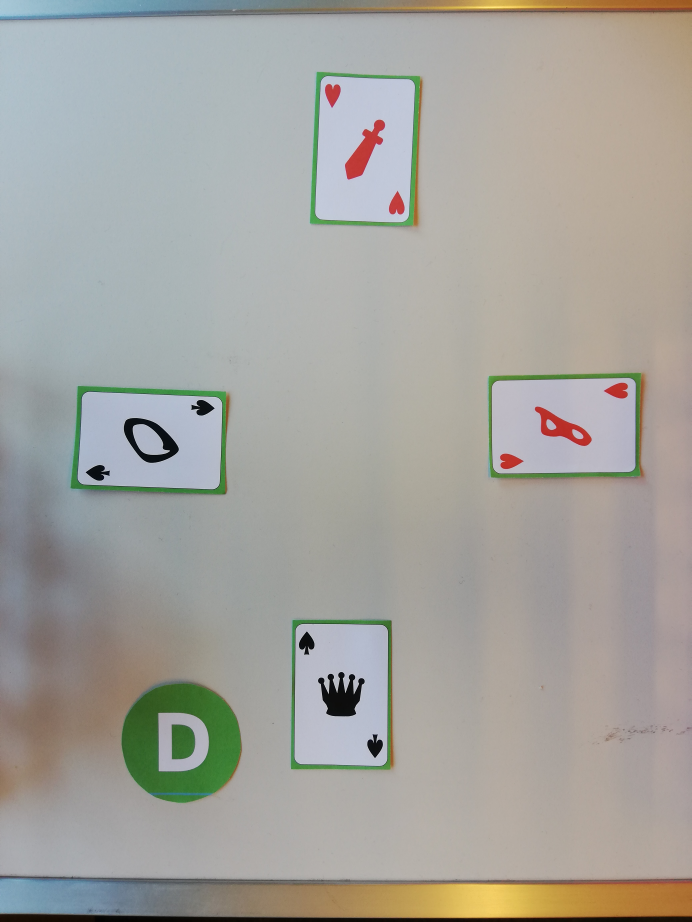
#> input picture train_games/game1/1.jpg, 3456 x 4608 px (shown at 1/5 size); its folder holds 3 pictures in this run
$ jupyter execute --allow-errors projetV2.ipynb   (shell and % lines are left out)
#> lines starting #> are read from the running program, lines starting #| are printed output that depends on the picture; after the words box and inside, x2 and y2 are one past the last pixel; in counts of white or black regions, pixels touching at a corner belong together
# IAPR - Game cards project - Group 31

**Victor Dramé**     : 270624 <br>
**Nicolas Feppon**   : 249799 <br>
**Nicolas Martinod** : 262266 <br>

---
## 0. Introduction

An anonymous researcher that we will name Lann Yecun is convinced that the MNIST dataset still has great potential. He decides to create a playing card game based on MNIST digits and different figures. The game uses a standard 52 card deck which is composed of four French suits/colours: clubs (&#9827;), diamonds (&#9830;), hearts (&#9829;) and spades (&#9824;). Each suit includes 10 digit cards (from 0 to 9) and 3 figures (Jack-J, Queen-Q, and King-K). Here is an example of the 13 spade cards with their name.

We can find the same arrangement of cards for the clubs, diamonds, and hearts.

## 1. Rules

### 1.1 Standard

The rules are based on the simple battle card game. The goal of the game is to win as many points as possible. Each turn, the 4 players play a card in front of them. As displayed in the example below. The rules are the following:

- The cards are ranked in the following order : **0 < 1 < 2 < 3 < 4 < 5 < 6 < 7 < 8 < 9 < J < Q < K**.
- The player with the highest-ranked card wins the round and obtains **1 point**.
- If the highest-ranked card is the same for multiple players we call it a draw and all winners get **1 points**.
- In this configuration, we **do not** take into account the suits. The game only rely on the card ranks.
- The game lasts 13 rounds. After the last round, the winner is the player that has the largest number of points.
- In the example below Player 1 wins the round with his Queen ( 0 < 8 < J < **Q**).

If two or more players have the same number of points they share the victory.

### 1.2 Advanced

The advanced rules take into account the suits.

- At the beginning of **each round** a random player is designated as the **dealer**. The dealer places a green token with the letter *D* next to him (player 1 in the example below).
- Only the cards that belong to the same suit as the one of the dealer are considered valid. In the example below, only Player 4 is competing with Player 1 as spade was selected by the dealer (e.i., Player 1). Player 2 and 3 are out for this round. Player 1 wins the round and **1 point** with the Queen ( 0&#9824; < **Q&#9824;**).
- There cannot be any draw between the players as they are not any card duplicates.
- We use the same system as the standard method to count the points.

### 1.3 Notes

- The orientation of the card is linked to the position of the player around the table. For instance, to read the card of the 3rd player you will have to rotate it by 180°.
- The **digits** always **face** the players around the table. The figures can have random orientations.
- Player 1 **always** seats south of the table. The players are **always** ordered counter-clockwise as in the example.
- The dealers can change between the rounds and games.
- Some cards **might** apear multiple times per game.
- Pictures are always taken from rougthly the same altitude.
- The digits from the training set **would not** be the same as the one of the testing set.

---
## 2. Data

You will be given the images of 7 games that were played ([download link](https://drive.google.com/drive/folders/1fEy27wnJsUJPRsEEomzoAtP56s-7HFtk?usp=sharing)). The data are composed of:
   - 7 folder named after the games (game1 to game7).
   - Each game includes 13 ordered images (1st to 13th round).
   - Each game includes a csv file with the ground truth of the game. The first row list the players (P1 to P4) as well as the dealer (D). The following rows represent the rounds (1 to 13). We represent the card played with 2 character as $AB$ where $A \in [0-9, J, Q, K]$ is the rank of the card and $B \in [C, D, H, S]$ is the suit. For example, QS means "(Q)ueen of (S)pade" and 0D means "(0) of (D)iamond". The dealer is represented by the ID of the player (e.g. P1 -> 1).

You are free to use external datasets such as the original MNIST train set that you used in lab 3.

---
## 3. Your Tasks

Your task is to ready yourself for the final evaluation. The day of the exam we will give you a new folder with a new game. ! The digits on the cards **differ** from the one of the traning set. When given a new data folder with 13 images your should be able to:

**Task 0**
   - Plot an overlay for each round image that shows your detections and classification. You can for example plot bounding boxes around the cards/dealer token and add a text overlay with the name of the classes.

**Task 1**
   - (a) Predict the **rank** of the card played by each player at each round (Standard rules).
   - (b) Predict the **number of points** of each player according to **Standard** rules

**Task 2**
   - (a) Detect which player is the selected **dealer** for each round.
   - (b) Predict the **rank** and the **suit** of the card played by each player at each round (Advanced rules).
   - (c) Predict the **number of points** of each player according to **Advanced** rules

---

**Before the exam (until 03.06.21 at 23h59)**
   - Create a zipped folder named **group_xx.zip** that you uplaod on moodel (xx being your group number).
   - Include a **runnable** code (Jupyter Notebook and external files) and your presentation in the zip folder.

**The day of the exam (04.06.21)**
   - You will be given a **new folder** with 13 images (rounds) and but **no ground truth** (csv file).
   - We will ask you to run your pipeline in **realtime** and to send us your prediction of task 1 and 2 that you obtain with the function **print_results**.
   - On our side we will compute the perfomance of your classification algorithm.
   - To evaluate your method we will use the **evaluate_game** function presented below. To understant how the provided functions work please read the documentation of the functions in **utils.py**.
   - **Please make sure your function returns the proper data format to avoid points penalty the day of the exam**.

[cell 1]
import tarfile
import os
import matplotlib.pyplot as plt
import cv2
import numpy as np

import pandas as pd

import skimage.io
from skimage.filters import threshold_otsu
from sklearn.ensemble import RandomForestClassifier
from sklearn.metrics import accuracy_score
from sklearn.utils import shuffle

import pickle

import tensorflow as tf
from tensorflow import keras
from tensorflow.keras import layers
from keras.models import load_model
from tensorflow.keras.models import Sequential, save_model, load_model
from tensorflow.keras.layers import Convolution2D
from tensorflow.keras.layers import MaxPooling2D
from tensorflow.keras.layers import Flatten
from tensorflow.keras.layers import Dense
from tensorflow.keras.layers import BatchNormalization
from tensorflow.keras.layers import Dropout
from keras.optimizers import SGD
from tensorflow.keras.preprocessing.image import ImageDataGenerator
from tensorflow.keras.preprocessing.image import load_img, img_to_array

from utils import print_results,evaluate_game

## Project functions

[cell 2]
#Load one game
def load_image_from_game(folder, data_base_path):
#> called with folder = 'game1', data_base_path = '../Image_processing/train_games'
    data_folder = folder
    data_path = os.path.join(data_base_path, folder)

    digit_names = [nm for nm in os.listdir(data_path) if '.jpg' in nm]  # make sure to only load .png
    digit_names.sort(key = lambda x: (len (x), x))  # sort file names

    ic = skimage.io.imread_collection([os.path.join(data_path, nm) for nm in digit_names])
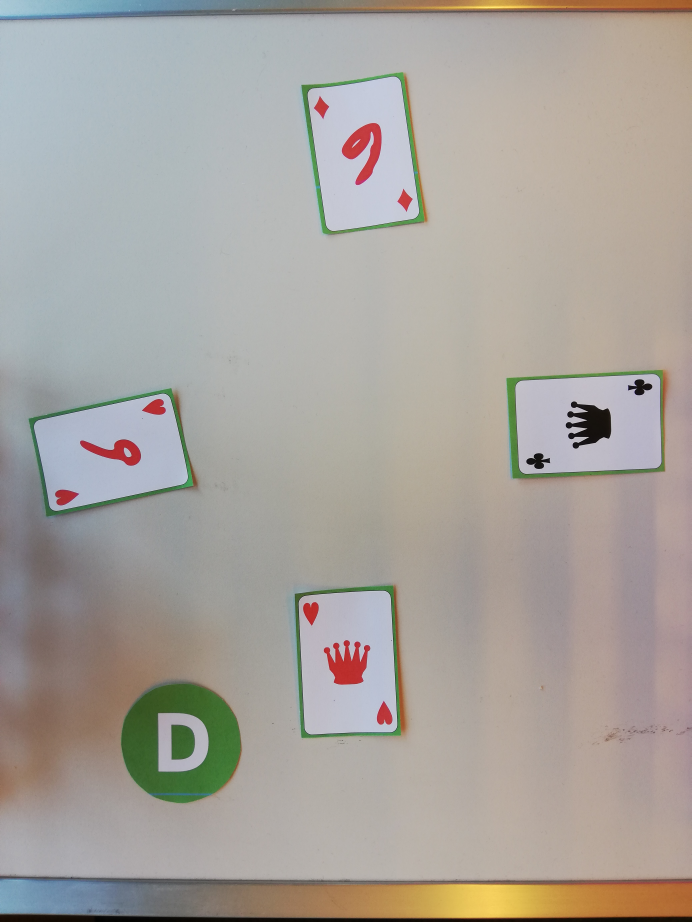
#> input picture train_games/game1/10.jpg, 3456 x 4608 px (shown at 1/5 size)
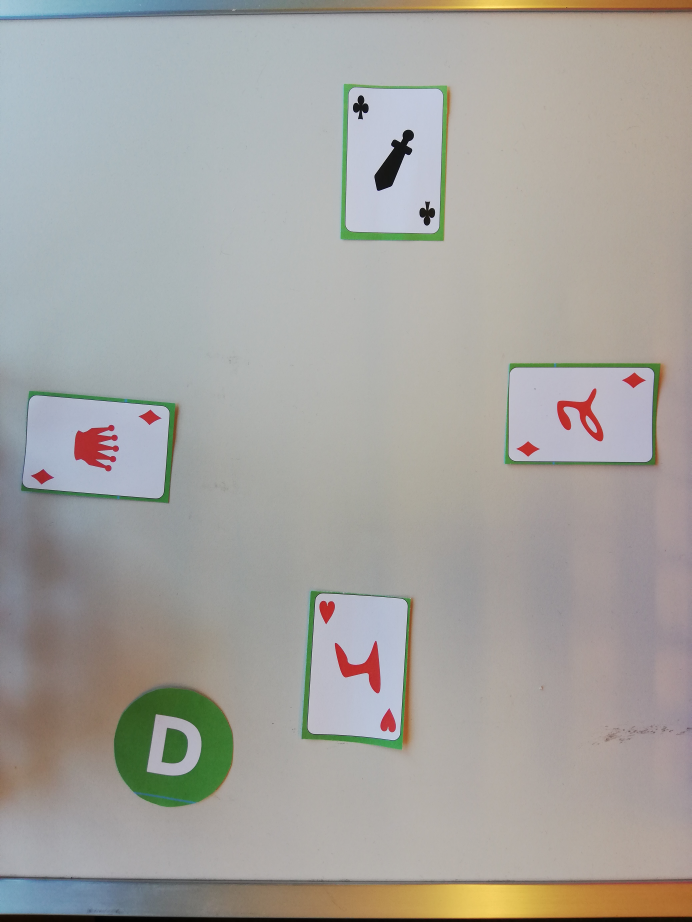
#> input picture train_games/game1/11.jpg, 3456 x 4608 px (shown at 1/5 size)
    digit_im = skimage.io.concatenate_images(ic)

    nb_digit,digit_im_h,digit_im_w,color_channels=digit_im.shape
#> `nb_digit,digit_names,digit_im=load_image_from_game(game, data_base_path)`: nb_digit = 3; digit_names = ['1.jpg', '10.jpg', '11.jpg']
    return nb_digit,digit_names, digit_im

#display image of the game
# [8 lines left out: function display_im, not called in this run]

#get contour area of certain shape
def contour_rect_area(cont):
    x,y,w,h=cv2.boundingRect(cont)

    if ((w/h)>2) or ((w/h)<0.5):
        return 1
    return (w*h)

#Apply transformation to images then find contours
def find_cnts(nb_digit,digit_im,disp=False,ker_dilate=(3,3),dilate_iteration=3,canny_low=15,canny_high=50,
             channel_color=0, blur_kernel=(3,3),opening_kernel=(2,2), Hough=False):
#> called with nb_digit = 3, digit_im = array of shape (3, 4608, 3456, 3), disp = False, ker_dilate = (3, 3), dilate_iteration = 3, canny_low = 15, canny_high = 50, channel_color = 0
    cnts=[]

    if disp==True and nb_digit <=5:
      fig, ax = plt.subplots(1, nb_digit, figsize=(6, 6))


    for idx in range(0,nb_digit):

        digit_filtered = cv2.GaussianBlur(digit_im[idx],blur_kernel,cv2.BORDER_DEFAULT)
        digit_canny = cv2.Canny(digit_filtered[:,:,channel_color],canny_low,canny_high)
        e_t=np.mean(digit_canny)
        ret, thresh = cv2.threshold(digit_canny, e_t, 255, cv2.THRESH_BINARY)

        #It simply consist of a Dilation followed by Erosion
        #we chosed a kernel of dimension 3 to avoid altering the image too much
        k1 = np.ones(ker_dilate)
        dilate = cv2.dilate(thresh,k1,iterations = dilate_iteration)

        lines_img=np.zeros_like(dilate)

        #minLineLength - Minimum length of line. Line segments shorter than this are rejected.
        #maxLineGap - Maximum allowed gap between line segments to treat them as single line.
        minLineLength = 40
        maxLineGap = 60
        lines = cv2.HoughLinesP(dilate,1,np.pi/300,100,minLineLength,maxLineGap)
        #print(idx,np.shape(lines))
        for x in range(0, len(lines)):
          for x1,y1,x2,y2 in lines[x]:
            cv2.line(lines_img,(x1,y1),(x2,y2),255,30)

        if Hough==True:
          treated_img=lines_img
        else :
          treated_img =dilate


        cnts_buf,_ = cv2.findContours(treated_img,cv2.RETR_EXTERNAL,cv2.CHAIN_APPROX_SIMPLE)

        cntsSorted = sorted(cnts_buf, key=lambda x: contour_rect_area(x),reverse=True)
        cnts.append(cntsSorted)

        if(disp==True):
          # Display image
          if nb_digit<=5:
            ax[idx].imshow(treated_img)
            ax[idx].set_title('im {},jpg'.format(idx))
            ax[idx].axis('off')
          else :
            fig, ax = plt.subplots(1, nb_digit, figsize=(6, 6))
            ax.imshow(treated_img)
            ax.set_title('im {},jpg'.format(idx))
            ax.axis('off')
            plt.show()
#> this loop made 3 passes
#> (e_t, ret) on pass 1: (2.09, 2)
#> pass 1, in find_cnts, `digit_canny = cv2.Canny(digit_filtered[:,:,channel_color],canny_low,ca..`:
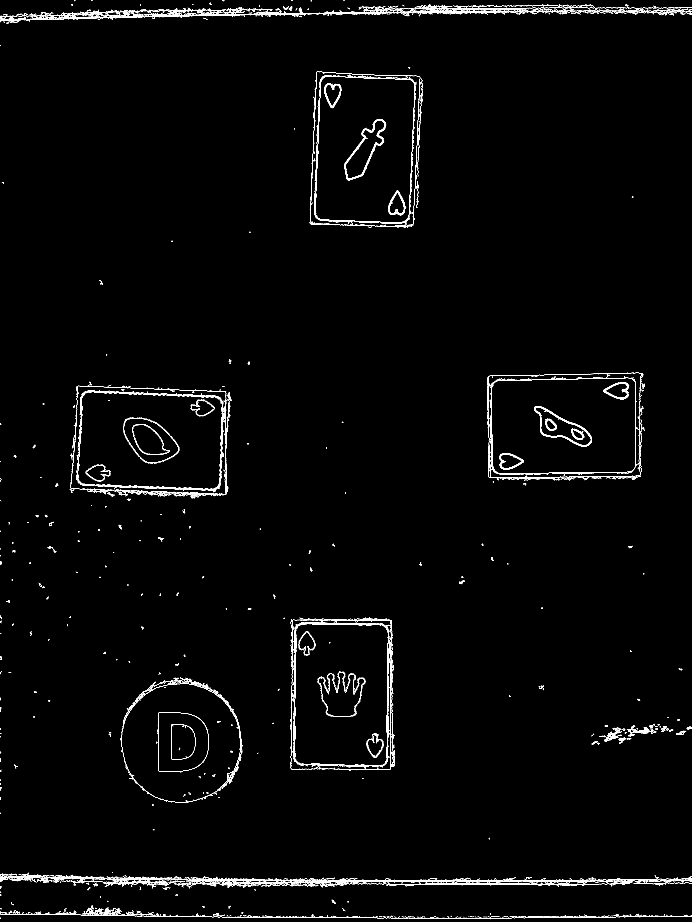
#> digit_canny: shape (4608, 3456) (shown at 1/5 size); 0.82% white in thin lines or dots
#> after the loop:
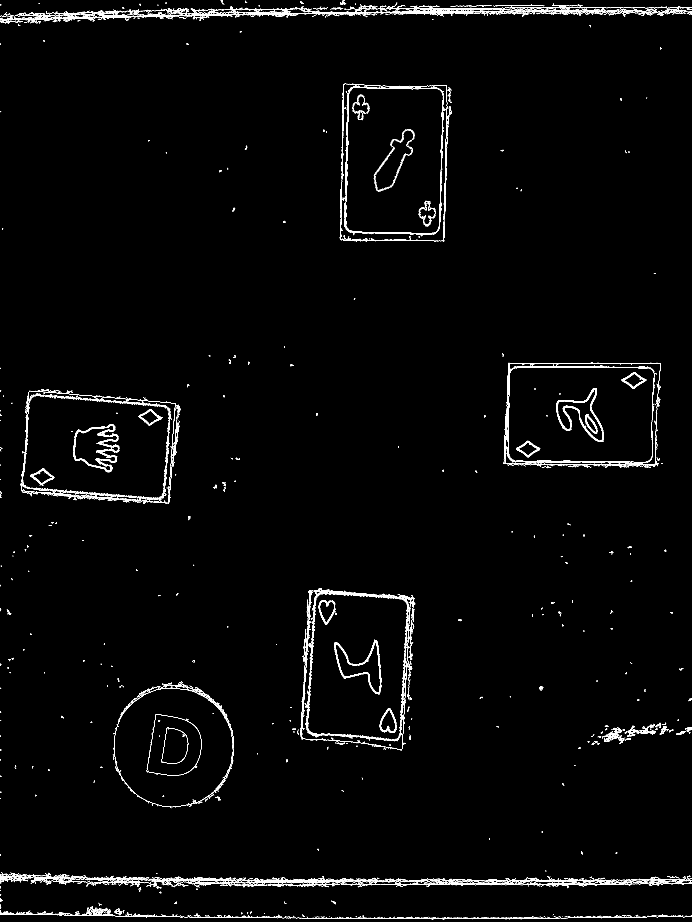
#> digit_canny: shape (4608, 3456) (shown at 1/5 size); 0.89% white in thin lines or dots
#> after the loop:
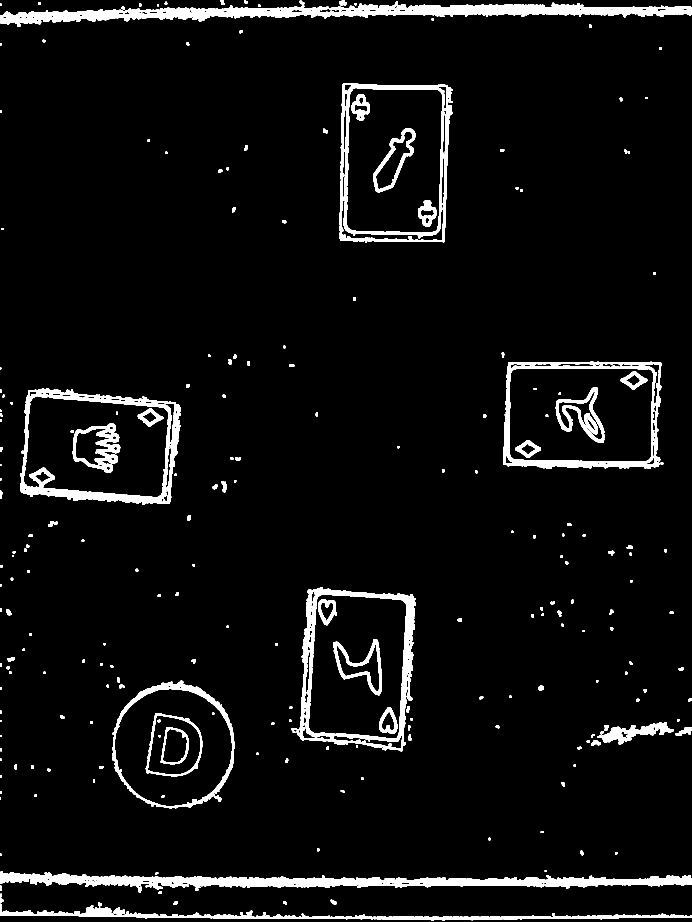
#> dilate: shape (4608, 3456) (shown at 1/5 size); 5% white; 250 white regions, largest, box (x1, y1, x2, y2) and area: (0, 8, 3456, 133) 138752, (0, 4357, 3456, 4447) 129733, (1499, 2938, 2080, 3756) 75603
#> after the loop:
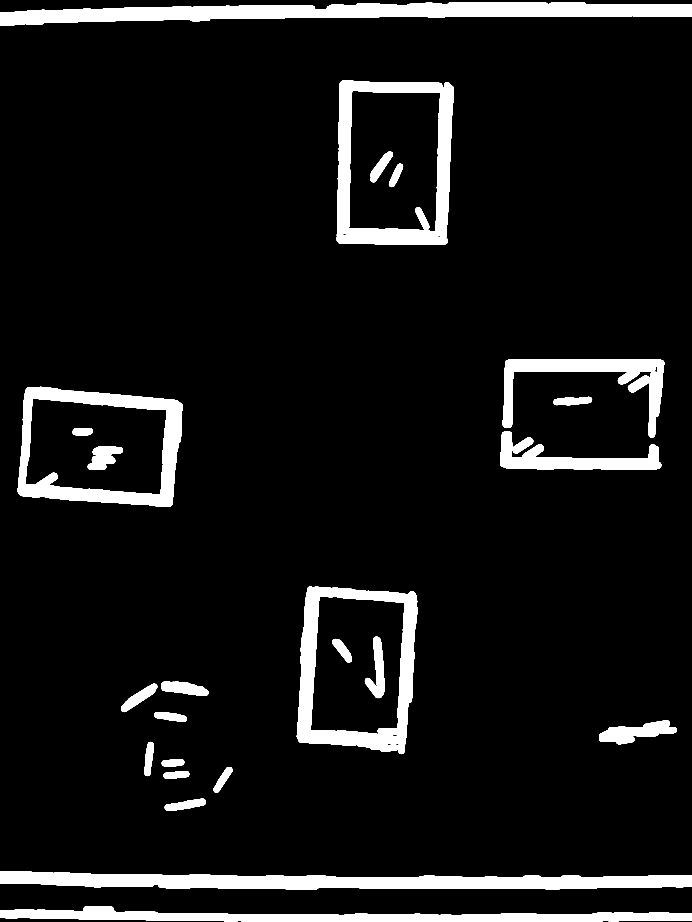
#> lines_img: shape (4608, 3456) (shown at 1/5 size); 8.1% white; 27 white regions, largest, box (x1, y1, x2, y2) and area: (0, 10, 3456, 127) 227074, (0, 4356, 3456, 4447) 207910, (1484, 2932, 2088, 3771) 153780
    if (disp==True) and (nb_digit<=5) :
      plt.show()

    return cnts

#Return area of each card
def compute_card_area(cnts,digit_im,nb_digit,disp=False,disp_dealer=False):
    """
    output : card_pos [nb_game,card_nb,[start_x, start_y, height, width]]
    """
#> called with digit_im = array of shape (3, 4608, 3456, 3), nb_digit = 3, disp = False, disp_dealer = True

    cnts_range=4 if disp_dealer==False else 5
    card_pos=[]
    for game_idx in range (0,nb_digit):
        round_idx=game_idx
        Im_cop=np.copy(digit_im[round_idx])
        card_pos_buf=[]
        for i in range(0,cnts_range):
            x,y,w,h=cv2.boundingRect(cnts[round_idx][i])
            card_pos_buf.append([x,y,w,h])
            #img=cv2.rectangle(np.array(Im_cop),(x,y),(x+w,y+h),(255,0,255),20)

        card_pos.append(card_pos_buf)

        if disp==True :
            # Display img image
            fig, ax = plt.subplots(1, 1, figsize=(6, 6))
            ax.imshow(img)
            ax.set_title('im {}.jpg'.format(round_idx))
            ax.axis('off')
            plt.show()
    return card_pos

#compute min area of each card
# [52 lines left out: function compute_min_card_area, not called in this run]

#Get player id in function of card position
def get_players_id(card_pos,im_w,im_h):
#> called with im_w = 3456, im_h = 4608
    y=1
    x=0
    card_pos_sort=[]
    for game_idx in range(0,13):
        #set to lower left pos
        right_card=[int(im_w/2),0,500,500]
        #set to upper left pos
        left_card=[int(im_w/2),0,500,500]
        #set to upper left pos
        lower_card=[0,int(im_h/2),500,500]
        #set to upper right pos
        upper_card=[0,int(im_h/2),500,500]
        #We do 2 comparison to avoid wrong classification
        #for identification in range(0,2):
        for card_idx in range(0,4):
          #to visualize logic, [0,0] is at upper left
          if (card_pos[game_idx][card_idx][x]>=right_card[x]):
              right_card=card_pos[game_idx][card_idx]
          if (card_pos[game_idx][card_idx][x]<=left_card[x]):
              left_card=card_pos[game_idx][card_idx]
          if (card_pos[game_idx][card_idx][y]>=lower_card[y]):
              lower_card=card_pos[game_idx][card_idx]
          if (card_pos[game_idx][card_idx][y]<=upper_card[y]):
              upper_card=card_pos[game_idx][card_idx]

        dealer=card_pos[game_idx][4]
        card_pos_sort.append([lower_card,right_card ,upper_card,left_card,dealer])
    return card_pos_sort

#Retrieve and reoriented card, gives the index of the dealer
# [70 lines left out: functions retrieve_cards, plot_card, not called in this run]

[cell 3]
# [119 lines left out: functions get_card_subregion, apply_morphology, find_cnts_symbol, fourier_desc, cnt_compacity, not called in this run]

## **Training**: Cards loading and classification preparation

[cell 4]
data_base_path = os.path.join(os.pardir, 'Image_processing/train_games')


#Sort game database reading in ascending order, 1 to 7
all_games_list = sorted(os.listdir(data_base_path), key=lambda x: int(x[-1]))
games_list = []

#> (the rest of this cell did not finish here and is left out)

[cell 5]
all_rank_images = []
data_base_path = os.path.join(os.pardir, 'Image_processing/train_games')
all_games_list = sorted(os.listdir(data_base_path), key=lambda x: int(x[-1]))

# Calculate features for all images
train_all_data = False
train_FDs = []
train_compacs = []
train_cards_suits = []
test_FDs = []
test_compacs = []
test_cards_suits = []

test_game = 'game3'
games_list = ['game4', 'game7'] # , 'game4', 'game5']


#> (the rest of this cell did not finish here and is left out)
